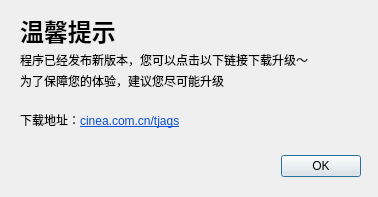
<?xml version="1.0" encoding="UTF-8"?>
<ui version="4.0">
 <class>Dialog</class>
 <widget class="QDialog" name="Dialog">
  <property name="geometry">
   <rect>
    <x>0</x>
    <y>0</y>
    <width>378</width>
    <height>197</height>
   </rect>
  </property>
  <property name="windowTitle">
   <string>Dialog</string>
  </property>
  <widget class="QDialogButtonBox" name="buttonBox">
   <property name="geometry">
    <rect>
     <x>60</x>
     <y>150</y>
     <width>301</width>
     <height>32</height>
    </rect>
   </property>
   <property name="orientation">
    <enum>Qt::Horizontal</enum>
   </property>
   <property name="standardButtons">
    <set>QDialogButtonBox::Ok</set>
   </property>
  </widget>
  <widget class="QLabel" name="label">
   <property name="geometry">
    <rect>
     <x>20</x>
     <y>10</y>
     <width>121</width>
     <height>41</height>
    </rect>
   </property>
   <property name="text">
    <string>&lt;html&gt;&lt;head/&gt;&lt;body&gt;&lt;p&gt;&lt;span style=&quot; font-size:18pt; font-weight:700;&quot;&gt;温馨提示&lt;/span&gt;&lt;/p&gt;&lt;/body&gt;&lt;/html&gt;</string>
   </property>
  </widget>
  <widget class="QLabel" name="label_2">
   <property name="geometry">
    <rect>
     <x>20</x>
     <y>50</y>
     <width>341</width>
     <height>21</height>
    </rect>
   </property>
   <property name="text">
    <string>&lt;html&gt;&lt;head/&gt;&lt;body&gt;&lt;p&gt;程序已经发布新版本，您可以点击以下链接下载升级～&lt;/p&gt;&lt;/body&gt;&lt;/html&gt;</string>
   </property>
  </widget>
  <widget class="QLabel" name="label_3">
   <property name="geometry">
    <rect>
     <x>20</x>
     <y>70</y>
     <width>301</width>
     <height>21</height>
    </rect>
   </property>
   <property name="text">
    <string>为了保障您的体验，建议您尽可能升级</string>
   </property>
  </widget>
  <widget class="QLabel" name="label_4">
   <property name="geometry">
    <rect>
     <x>20</x>
     <y>110</y>
     <width>301</width>
     <height>21</height>
    </rect>
   </property>
   <property name="text">
    <string>&lt;html&gt;&lt;head/&gt;&lt;body&gt;&lt;p&gt;下载地址：&lt;a href=&quot;www.cinea.com.cn/tjags&quot;&gt;&lt;span style=&quot; text-decoration: underline; color:#094fd1;&quot;&gt;cinea.com.cn/tjags&lt;/span&gt;&lt;/a&gt;&lt;/p&gt;&lt;/body&gt;&lt;/html&gt;</string>
   </property>
   <property name="openExternalLinks">
    <bool>true</bool>
   </property>
  </widget>
 </widget>
 <resources/>
 <connections>
  <connection>
   <sender>buttonBox</sender>
   <signal>accepted()</signal>
   <receiver>Dialog</receiver>
   <slot>accept()</slot>
   <hints>
    <hint type="sourcelabel">
     <x>248</x>
     <y>254</y>
    </hint>
    <hint type="destinationlabel">
     <x>157</x>
     <y>274</y>
    </hint>
   </hints>
  </connection>
  <connection>
   <sender>buttonBox</sender>
   <signal>rejected()</signal>
   <receiver>Dialog</receiver>
   <slot>reject()</slot>
   <hints>
    <hint type="sourcelabel">
     <x>316</x>
     <y>260</y>
    </hint>
    <hint type="destinationlabel">
     <x>286</x>
     <y>274</y>
    </hint>
   </hints>
  </connection>
 </connections>
</ui>
